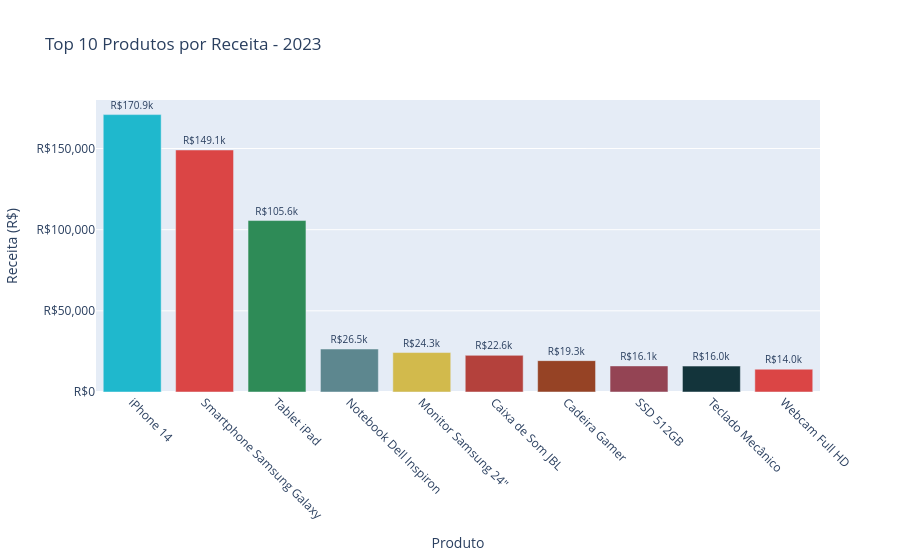

The cell this chart's notebook holds for it:
### Code cell
top_10 = analise_produto.head(10).copy()

colors = ['#1FB8CD', '#DB4545', '#2E8B57', '#5D878F', '#D2BA4C',
          '#B4413C', '#964325', '#944454', '#13343B', '#DB4545']

fig = go.Figure(data=[
    go.Bar(
        x=top_10['Produto'],
        y=top_10['Valor'],
        marker_color=colors,
        text=[f'R${val/1000:.1f}k' if val >= 1000 else f'R${val:.0f}' for val in top_10['Valor']],
        textposition='outside',
        textfont=dict(size=10)
    )
])

fig.update_layout(
    title="Top 10 Produtos por Receita - 2023",
    xaxis_title="Produto",
    yaxis_title="Receita (R$)",
    showlegend=False
)

fig.update_xaxes(tickangle=45)

fig.update_yaxes(tickformat=',.0f', tickprefix='R$')

fig.update_traces(cliponaxis=False)

### Figure 1 — Plotly figure (JSON) as saved in the notebook; plotly's stock layout.template omitted (floating-point values rounded to 4 significant figures)
{"data": [{"cliponaxis": false, "marker": {"color": ["#1FB8CD", "#DB4545", "#2E8B57", "#5D878F", "#D2BA4C", "#B4413C", "#964325", "#944454", "#13343B", "#DB4545"]}, "text": ["R$170.9k", "R$149.1k", "R$105.6k", "R$26.5k", "R$24.3k", "R$22.6k", "R$19.3k", "R$16.1k", "R$16.0k", "R$14.0k"], "textfont": {"size": 10}, "textposition": "outside", "type": "bar", "x": ["iPhone 14", "Smartphone Samsung Galaxy", "Tablet iPad", "Notebook Dell Inspiron", "Monitor Samsung 24\"", "Caixa de Som JBL", "Cadeira Gamer", "SSD 512GB", "Teclado Mecânico", "Webcam Full HD"], "y": [170900.0, 149100.0, 105600.0, 26480.0, 24310.0, 22580.0, 19320.0, 16070.0, 15970.0, 14040.0]}], "layout": {"showlegend": false, "title": {"text": "Top 10 Produtos por Receita - 2023"}, "xaxis": {"tickangle": 45, "title": {"text": "Produto"}}, "yaxis": {"tickformat": ",.0f", "tickprefix": "R$", "title": {"text": "Receita (R$)"}}}}
